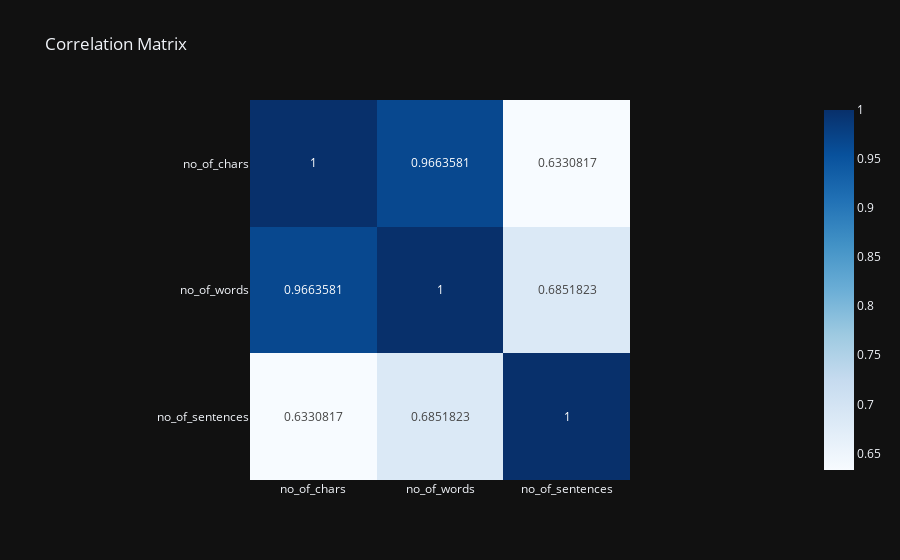

The notebook cell this image was saved under:
### Code cell
fig = px.imshow(corrData.corr(), text_auto = True, color_continuous_scale = 'blues', template = 'plotly_dark', title = "Correlation Matrix")
fig.show()

### Figure 1 — Plotly figure (JSON) as saved in the notebook; plotly's stock layout.template omitted (floating-point values rounded to 4 significant figures)
{"data": [{"coloraxis": "coloraxis", "hovertemplate": "x: %{x}<br>y: %{y}<br>color: %{z}<extra></extra>", "name": "0", "texttemplate": "%{z}", "type": "heatmap", "x": ["no_of_chars", "no_of_words", "no_of_sentences"], "xaxis": "x", "y": ["no_of_chars", "no_of_words", "no_of_sentences"], "yaxis": "y", "z": [[1, 0.9664, 0.6331], [0.9664, 1, 0.6852], [0.6331, 0.6852, 1]]}], "layout": {"coloraxis": {"colorscale": [[0, "rgb(247,251,255)"], [0.125, "rgb(222,235,247)"], [0.25, "rgb(198,219,239)"], [0.375, "rgb(158,202,225)"], [0.5, "rgb(107,174,214)"], [0.625, "rgb(66,146,198)"], [0.75, "rgb(33,113,181)"], [0.875, "rgb(8,81,156)"], [1, "rgb(8,48,107)"]]}, "title": {"text": "Correlation Matrix"}, "xaxis": {"anchor": "y", "constrain": "domain", "domain": [0, 1], "scaleanchor": "y"}, "yaxis": {"anchor": "x", "autorange": "reversed", "constrain": "domain", "domain": [0, 1]}}}
